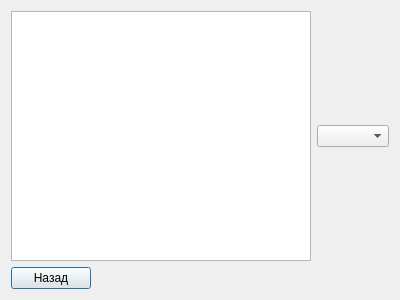
<?xml version="1.0" encoding="UTF-8"?>
<ui version="4.0">
 <class>import</class>
 <widget class="QDialog" name="import">
  <property name="geometry">
   <rect>
    <x>0</x>
    <y>0</y>
    <width>400</width>
    <height>300</height>
   </rect>
  </property>
  <property name="windowTitle">
   <string>Объем товара импортируемой страны</string>
  </property>
  <layout class="QVBoxLayout" name="verticalLayout_3">
   <item>
    <layout class="QVBoxLayout" name="verticalLayout_2">
     <item>
      <layout class="QHBoxLayout" name="horizontalLayout_2">
       <item>
        <widget class="QTableView" name="tableView"/>
       </item>
       <item>
        <layout class="QVBoxLayout" name="verticalLayout">
         <item>
          <spacer name="verticalSpacer_2">
           <property name="orientation">
            <enum>Qt::Vertical</enum>
           </property>
           <property name="sizeHint" stdset="0">
            <size>
             <width>20</width>
             <height>40</height>
            </size>
           </property>
          </spacer>
         </item>
         <item>
          <widget class="QComboBox" name="comboBox"/>
         </item>
         <item>
          <spacer name="verticalSpacer">
           <property name="orientation">
            <enum>Qt::Vertical</enum>
           </property>
           <property name="sizeHint" stdset="0">
            <size>
             <width>20</width>
             <height>40</height>
            </size>
           </property>
          </spacer>
         </item>
        </layout>
       </item>
      </layout>
     </item>
     <item>
      <layout class="QHBoxLayout" name="horizontalLayout">
       <item>
        <widget class="QPushButton" name="pushButton">
         <property name="text">
          <string>Назад</string>
         </property>
        </widget>
       </item>
       <item>
        <spacer name="horizontalSpacer">
         <property name="orientation">
          <enum>Qt::Horizontal</enum>
         </property>
         <property name="sizeHint" stdset="0">
          <size>
           <width>40</width>
           <height>20</height>
          </size>
         </property>
        </spacer>
       </item>
      </layout>
     </item>
    </layout>
   </item>
  </layout>
 </widget>
 <resources/>
 <connections/>
</ui>
